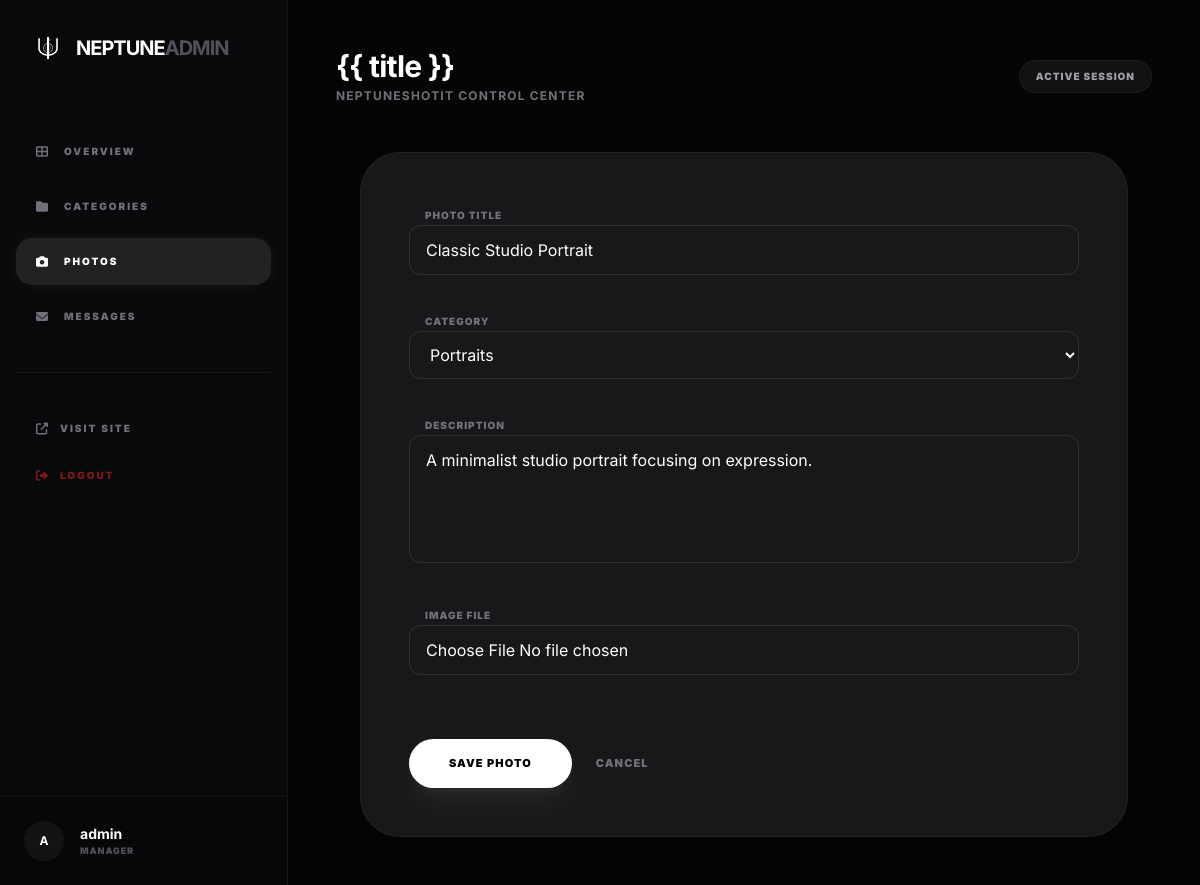
Screenshot of /dashboard/photos/2/edit/ (signed in) with the database file from the repository.
### portfolio/models.py (models this page shows, shortened)
class Photo(models.Model):
    title = models.CharField(max_length=200)
    image = models.ImageField(upload_to='photos/')
    category = models.ForeignKey(Category, on_delete=models.CASCADE, related_name='photos')
    description = models.TextField(blank=True)
    created_at = models.DateTimeField(auto_now_add=True)

### portfolio/views.py (the view)
# urls.py: path('dashboard/photos/<int:pk>/edit/', views.photo_update, name='photo_update'),
@user_passes_test(lambda u: u.is_staff)
def photo_update(request, pk):
    photo = get_object_or_404(Photo, pk=pk)
    if request.method == 'POST':
        form = PhotoForm(request.POST, request.FILES, instance=photo)
        if form.is_valid():
            form.save()
            return redirect('portfolio:dashboard_photos')
    else:
        form = PhotoForm(instance=photo)
    return render(request, 'portfolio/dashboard/photo_form.html', {'form': form, 'title': 'Edit Photo'})

### portfolio/forms.py
class PhotoForm(forms.ModelForm):
    class Meta:
        model = Photo
        fields = ['title', 'image', 'category', 'description']
        widgets = {
            'title': forms.TextInput(attrs={'class': 'w-full bg-zinc-900 border border-white/10 rounded-xl px-4 py-3 text-white focus:outline-none focus:border-white/40'}),
            'category': forms.Select(attrs={'class': 'w-full bg-zinc-900 border border-white/10 rounded-xl px-4 py-3 text-white focus:outline-none focus:border-white/40'}),
            'description': forms.Textarea(attrs={'class': 'w-full bg-zinc-900 border border-white/10 rounded-xl px-4 py-3 text-white focus:outline-none focus:border-white/40 h-32 resize-none'}),
            'image': forms.FileInput(attrs={'class': 'w-full bg-zinc-900 border border-white/10 rounded-xl px-4 py-3 text-white focus:outline-none focus:border-white/40'}),
        }

### portfolio/models.py (called while the page is built)
    def __str__(self):
        return self.name

### portfolio/templates/portfolio/dashboard/photo_form.html (shortened to what this page needs)
{% extends 'portfolio/dashboard/base.html' %} {% block header_title %}{{ title
}}{% endblock %} {% block content %}
<div
  class="max-w-3xl mx-auto bg-zinc-900 border border-white/5 p-8 md:p-12 rounded-[2.5rem] shadow-2xl"
>
  <form method="POST" enctype="multipart/form-data" class="space-y-8">
    <div class="space-y-2">
      <label
        class="text-[10px] uppercase tracking-widest text-zinc-500 font-black px-4"
        >Photo Title</label
      >
      {{ form.title }}
    </div>
    <div class="space-y-2">
      <label
        class="text-[10px] uppercase tracking-widest text-zinc-500 font-black px-4"
        >Category</label
      >
      {{ form.category }}
    </div>
    <div class="space-y-2">
      <label
        class="text-[10px] uppercase tracking-widest text-zinc-500 font-black px-4"
        >Description</label
      >
      {{ form.description }}
    </div>
    <div class="space-y-2">
      <label
        class="text-[10px] uppercase tracking-widest text-zinc-500 font-black px-4"
        >Image File</label
      >
      <div class="relative">{{ form.image }}</div>
    </div>
    <div class="flex flex-col sm:flex-row items-center gap-6 pt-8">
      <button
        type="submit"
        class="w-full sm:w-auto bg-white text-black px-10 py-4 rounded-full font-black text-[11px] uppercase tracking-widest hover:bg-zinc-200 transition-all shadow-xl shadow-white/5"
      >
        Save Photo
      </button>
      <a
        href="{% url 'portfolio:dashboard_photos' %}"
        class="text-zinc-500 hover:text-white transition-all text-[11px] uppercase tracking-widest font-black"
        >Cancel</a
      >
    </div>
  </form>
</div>
{% endblock %}

### portfolio/templates/portfolio/dashboard/base.html (shortened to what this page needs)
<!doctype html>
<html lang="en">
  <head>
    {% load static %}
    <link
      rel="stylesheet"
      href="https://cdnjs.cloudflare.com/ajax/libs/font-awesome/6.5.1/css/all.min.css"
    />
    <script src="https://cdn.jsdelivr.net/npm/@tailwindcss/browser@4"></script>
  </head>
  <body class="antialiased">
    <div class="flex flex-col lg:flex-row min-h-screen">
      <aside
        id="sidebar"
        class="fixed inset-y-0 left-0 w-72 bg-zinc-950 border-r border-white/5 transform -translate-x-full lg:translate-x-0 lg:static transition-transform duration-300 ease-in-out z-40 flex flex-col"
      >
        <div class="p-8 hidden lg:block">
          <a
            href="{% url 'portfolio:dashboard' %}"
            class="flex items-center gap-3"
          >
            <img
              src="{% static 'portfolio/images/logo.png' %}"
              alt="Logo"
              class="w-8 h-8"
            />
            <span
              class="text-xl font-bold tracking-tighter text-white uppercase"
            >
              NEPTUNE<span class="text-zinc-600">ADMIN</span>
            </span>
          </a>
        </div>
        <nav class="mt-4 lg:mt-8 px-4 flex-1 space-y-2">
          <a
            href="{% url 'portfolio:dashboard' %}"
            class="flex items-center gap-4 px-5 py-4 rounded-2xl hover:bg-white/5 transition-all {% if request.resolver_match.url_name == 'dashboard' %}bg-white/10 text-white font-bold shadow-[0_0_20px_rgba(255,255,255,0.05)]{% else %}text-zinc-500{% endif %}"
          >
            <i class="fas fa-th-large text-xs"></i>
            <span class="text-[10px] uppercase tracking-[0.2em] font-black"
              >Overview</span
            >
          </a>
          <a
            href="{% url 'portfolio:dashboard_categories' %}"
            class="flex items-center gap-4 px-5 py-4 rounded-2xl hover:bg-white/5 transition-all {% if 'category' in request.resolver_match.url_name %}bg-white/10 text-white font-bold shadow-[0_0_20px_rgba(255,255,255,0.05)]{% else %}text-zinc-500{% endif %}"
          >
            <i class="fas fa-folder text-xs"></i>
            <span class="text-[10px] uppercase tracking-[0.2em] font-black"
              >Categories</span
            >
          </a>
          <a
            href="{% url 'portfolio:dashboard_photos' %}"
            class="flex items-center gap-4 px-5 py-4 rounded-2xl hover:bg-white/5 transition-all {% if 'photo' in request.resolver_match.url_name %}bg-white/10 text-white font-bold shadow-[0_0_20px_rgba(255,255,255,0.05)]{% else %}text-zinc-500{% endif %}"
          >
            <i class="fas fa-camera text-xs"></i>
            <span class="text-[10px] uppercase tracking-[0.2em] font-black"
              >Photos</span
            >
          </a>
          <a
            href="{% url 'portfolio:dashboard_messages' %}"
            class="flex items-center gap-4 px-5 py-4 rounded-2xl hover:bg-white/5 transition-all {% if 'message' in request.resolver_match.url_name %}bg-white/10 text-white font-bold shadow-[0_0_20px_rgba(255,255,255,0.05)]{% else %}text-zinc-500{% endif %}"
          >
            <i class="fas fa-envelope text-xs"></i>
            <span class="text-[10px] uppercase tracking-[0.2em] font-black"
              >Messages</span
            >
          </a>
          <div class="pt-8 mt-8 border-t border-white/5">
            <a
              href="{% url 'portfolio:home' %}"
              target="_blank"
              rel="noopener noreferrer"
              aria-label="Visit NeptuneShotIt website"
              class="flex items-center gap-3 px-5 py-4 text-zinc-500 hover:text-white transition-all"
            >
              <i class="fas fa-external-link-alt text-xs"></i>
              <span class="text-[10px] uppercase tracking-[0.2em] font-black"
                >Visit Site</span
              >
            </a>
            <form
              action="{% url 'admin:logout' %}"
              method="post"
              class="px-5 py-4"
            >
              <button
                type="submit"
                class="flex items-center gap-3 text-red-900 hover:text-red-500 transition-all w-full text-left cursor-pointer"
              >
                <i class="fas fa-sign-out-alt text-xs"></i>
                <span class="text-[10px] uppercase tracking-[0.2em] font-black"
                  >Logout</span
                >
              </button>
            </form>
          </div>
        </nav>
        <div class="p-6 border-t border-white/5 bg-black/20">
          <div class="flex items-center gap-4">
            <div
              class="w-10 h-10 rounded-full bg-white/5 flex items-center justify-center text-white font-bold uppercase text-xs"
            >
              {{ request.user.username|slice:":1" }}
            </div>
            <div class="flex-1 min-w-0">
              <p class="text-sm font-bold text-white truncate">
                {{ request.user.username }}
              </p>
              <p
                class="text-[9px] text-zinc-600 uppercase tracking-widest font-black"
              >
                Manager
              </p>
            </div>
          </div>
        </div>
      </aside>
      <main class="flex-1 w-full p-6 lg:p-12 overflow-x-hidden">
        <header
          class="flex flex-col sm:flex-row justify-between items-start sm:items-center mb-12 gap-6"
        >
          <div>
            <h1
              class="text-2xl lg:text-3xl font-bold text-white tracking-tight"
            >
              {% block header_title %}Admin Overview{% endblock %}
            </h1>
            <p
              class="text-zinc-500 text-xs uppercase tracking-widest font-bold mt-1"
            >
              NeptuneShotIt Control Center
            </p>
          </div>
          <div class="flex items-center gap-4">
            <span
              class="text-[10px] bg-white/5 text-zinc-400 px-4 py-2 rounded-full uppercase tracking-widest font-black border border-white/5"
            >
              {{ today|date:"l, M d"|default:"Active Session" }}
            </span>
          </div>
        </header>
        {% block content %}{% endblock %}
      </main>
    </div>
  </body>
</html>

### portfolio/templates/portfolio/dashboard/base.html (style rules this page uses)
body { font-family: "Inter", sans-serif; background-color: #050505; color: #f3f4f6; overflow-x: hidden; }

### rows the page displays
Photo: title "Classic Studio Portrait", category "Portraits", description "A minimalist studio portrait focusing on expression."

### other values shown
{{ request.user.username|slice:":1" }} "A"
{{ request.user.username }} "admin"
{{ today|date:"l, M d"|default:"Active Session" }} "ACTIVE SESSION"
